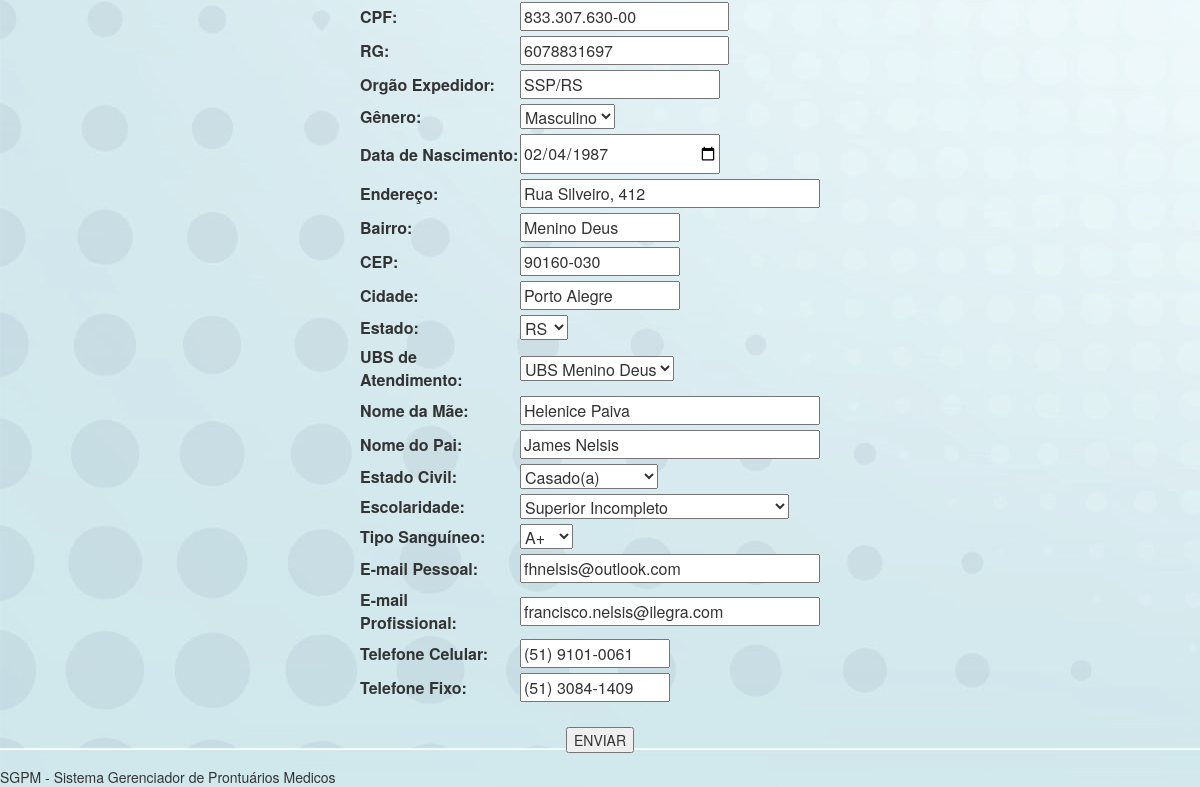
Before: /formFuncionario.php?id=34 (signed in, lower part) with the older database file.
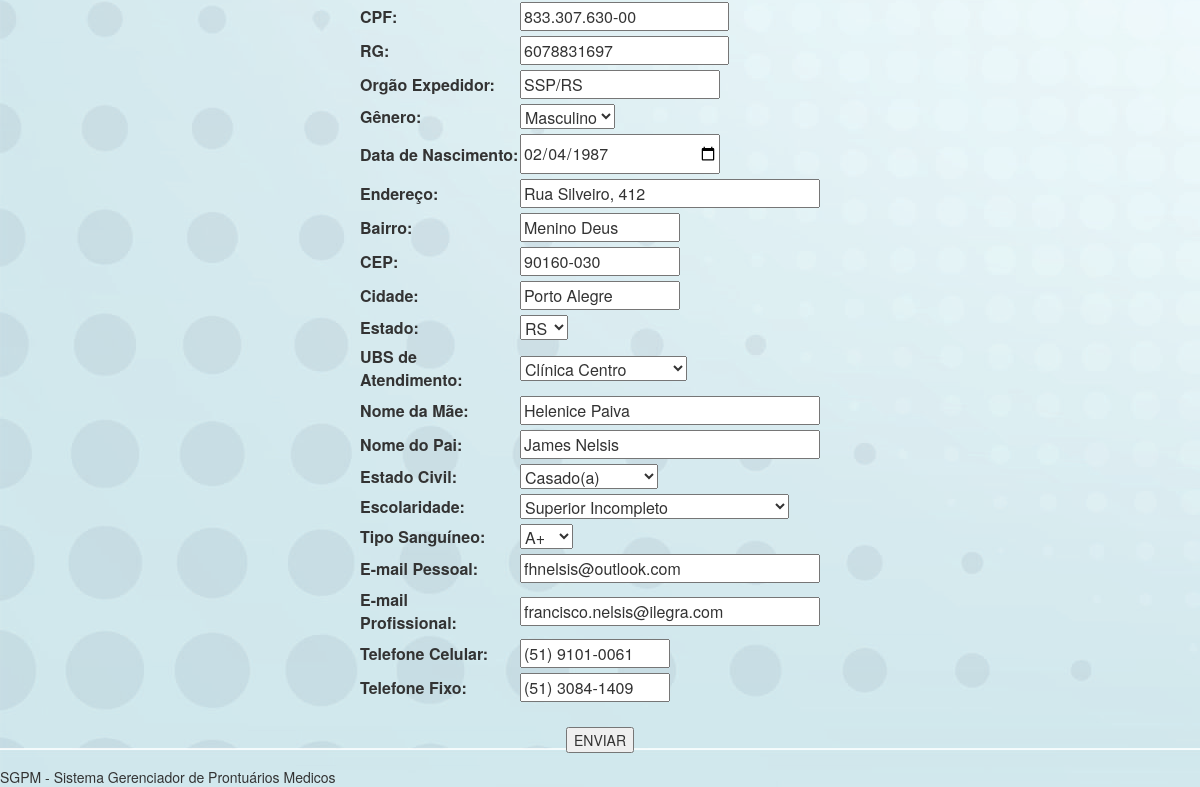
After: the same page with the newer database file.
### tables this page shows
CREATE TABLE IF NOT EXISTS `funcionario` (
  `id_funcionario` int(4) NOT NULL AUTO_INCREMENT,
  `login` varchar(30) NOT NULL,
  `senha` varchar(32) NOT NULL,
  `nome_funcionario` varchar(50) NOT NULL,
  `cpf` varchar(50) NOT NULL,
  `rg` varchar(50) NOT NULL,
  `org_exp` varchar(30) NOT NULL,
  `data_nasc` date NOT NULL,
  `endereco` varchar(30) NOT NULL,
  `bairro` varchar(30) NOT NULL,
  `cep` varchar(10) NOT NULL,
  `cidade` varchar(30) NOT NULL,
  `nome_mae` varchar(30) NOT NULL,
  `nome_pai` varchar(30) NOT NULL,
  `email_pessoal` varchar(50) NOT NULL,
  `email_prof` varchar(30) NOT NULL,
  `tel_cel` varchar(50) NOT NULL,
  `tel_fixo` varchar(50) NOT NULL,
  `id_tipo_funcionario` int(15) NOT NULL,
  `id_genero` int(15) NOT NULL,
  `id_ubs` int(11) NOT NULL,
  `id_estado_civil` int(15) NOT NULL,
  `id_escolaridade` int(15) NOT NULL,
  `id_tipo_sanguineo` int(15) NOT NULL,
  `id_estado` int(15) NOT NULL,
  PRIMARY KEY (`id_funcionario`),
  UNIQUE KEY `login` (`login`),
  UNIQUE KEY `cpf` (`cpf`),
  UNIQUE KEY `rg` (`rg`),
  KEY `id_funcionario` (`id_funcionario`),
  KEY `FK_funcionario_tipo_funcionario` (`id_tipo_funcionario`),
  KEY `FK_funcionario_genero` (`id_genero`),
  KEY `FK_funcionario_ubs` (`id_ubs`),
  KEY `FK_funcionario_estado_civil` (`id_estado_civil`),
  KEY `FK_funcionario_escolaridade` (`id_escolaridade`),
  KEY `FK_funcionario_tipo_sanguineo` (`id_tipo_sanguineo`),
  KEY `FK_funcionario_estado` (`id_estado`)
);

CREATE TABLE IF NOT EXISTS `ubs` (
  `id_ubs` int(5) NOT NULL AUTO_INCREMENT,
  `ubs_atendimento` varchar(50) NOT NULL,
  `endereco` varchar(50) DEFAULT NULL,
  `telefone` int(10) DEFAULT NULL,
  `data_insercao` date DEFAULT NULL,
  `data_alteracao` date DEFAULT NULL,
  `data_desativacao` date DEFAULT NULL,
  PRIMARY KEY (`id_ubs`),
  UNIQUE KEY `id_ubs` (`id_ubs`)
);

CREATE TABLE IF NOT EXISTS `genero` (
  `id_genero` int(15) NOT NULL AUTO_INCREMENT,
  `nome_genero` varchar(10) NOT NULL,
  PRIMARY KEY (`id_genero`)
);

CREATE TABLE IF NOT EXISTS `estado` (
  `id_estado` int(15) NOT NULL AUTO_INCREMENT,
  `sigla_estado` varchar(50) NOT NULL DEFAULT '0',
  `estado` varchar(50) DEFAULT NULL,
  KEY `id_estado` (`id_estado`)
);

CREATE TABLE IF NOT EXISTS `estado_civil` (
  `id_estado_civil` int(15) NOT NULL AUTO_INCREMENT,
  `estado_civil` varchar(50) NOT NULL,
  KEY `id_estado_civil` (`id_estado_civil`)
);

CREATE TABLE IF NOT EXISTS `escolaridade` (
  `id_escolaridade` int(11) NOT NULL AUTO_INCREMENT,
  `escolaridade` varchar(50) DEFAULT '0',
  KEY `id_escolaridade` (`id_escolaridade`)
);

CREATE TABLE IF NOT EXISTS `tipo_sanguineo` (
  `id_tipo_sanguineo` int(15) NOT NULL AUTO_INCREMENT,
  `tipo_sanguineo` varchar(50) DEFAULT NULL,
  KEY `id_tipo_sanguineo` (`id_tipo_sanguineo`)
);

### formFuncionario.php (the view, shortened to what the changed rows need)
<?php include ('includes/cabecalho.php')?>
<?php include ('includes/menuBack.php')?>
<?php
if (isset ( $_GET ['id'] )) {
	$con = mysqli_connect ( "localhost", "root", "", "sgpm" );
	mysqli_set_charset ( $con, "utf8" );
	$query = mysqli_query ( $con, "SELECT * FROM funcionario WHERE id_funcionario = {$_GET['id']} " );
	$dadosFuncionario = mysqli_fetch_array ( $query );
}
$con = mysqli_connect ( "localhost", "root", "", "sgpm" );
mysqli_set_charset ( $con, "utf8" );
$queryGenero = mysqli_query ( $con, "SELECT * FROM genero" );
$queryUBS = mysqli_query ( $con, "SELECT * FROM ubs" );
$queryEstadoCivil = mysqli_query ( $con, "SELECT * FROM estado_civil" );
$queryEscolaridade = mysqli_query ( $con, "SELECT * FROM escolaridade" );
$queryTipoSanguineo = mysqli_query ( $con, "SELECT * FROM tipo_sanguineo" );
$queryEstado = mysqli_query ( $con, "select * from estado order by sigla_estado asc" );
?>
<div class="divTudoFormPaciente">
	<center>
		<div id="formAlteraPaciente">
			<div class="content-dataTable" style="width: 40%; margin: 0 auto">
				<form method="POST">
					<table width="100%">
						<tr>
							<td><input style="margin-bottom: 5px;" type="text" name="cpf"
								id="cpf" maxlength="15" class="cpf"
								value="<?php if (isset ( $dadosFuncionario ['cpf'] )) { echo $dadosFuncionario ['cpf'];}?>" />
							</td>
						</tr>
						<tr>
							<td><input style="margin-bottom: 5px;" type="text" name="rg"
								id="rg" maxlength="10"
								value="<?php if (isset ( $dadosFuncionario ['rg'] )) { echo $dadosFuncionario ['rg'];}?>" />
							</td>
						</tr>
						<tr>
							<td><input style="width: 200px; margin-bottom: 5px;" type="text"
								name="org_exp" id="org_exp" maxlength="30"
								value="<?php if (isset ( $dadosFuncionario ['org_exp'] )) { echo $dadosFuncionario ['org_exp'];}?>" />
							</td>
						</tr>
						<tr>
							<td><select name="id_genero" id="id_genero"
								style="margin-bottom: 5px;">
										<?php while ($linhaGenero = mysqli_fetch_array($queryGenero)): ?>
									<option
										<?php if (isset($dadosFuncionario['id_genero']) && $dadosFuncionario['id_genero'] == $linhaGenero['id_genero']) : ?>
										selected <?php endif; ?>
										value="<?php echo $linhaGenero['id_genero']; ?>"><?php echo $linhaGenero['nome_genero']; ?></option>
                                                            <?php endwhile; ?></select></td>
						</tr>
						<tr>
							<td><input style="width: 200px; margin-bottom: 5px;" type="date"
								name="data_nasc" id="data_nasc" maxlength="10"
								value="<?php
								if (isset ( $dadosFuncionario ['data_nasc'] )) {
									echo $dadosFuncionario ['data_nasc'];
								}
								?>" /></td>
						</tr>
						<tr>
							<td><input style="width: 300px; margin-bottom: 5px;" type="text"
								name="endereco" id="endereco" maxlength="100"
								value="<?php
								if (isset ( $dadosFuncionario ['endereco'] )) {
									echo $dadosFuncionario ['endereco'];
								}
								?>" /></td>
						</tr>
						<tr>
							<td><input style="width: 160px; margin-bottom: 5px;" type="text"
								name="bairro" id="bairro" maxlength="30"
								value="<?php
								if (isset ( $dadosFuncionario ['bairro'] )) {
									echo $dadosFuncionario ['bairro'];
								}
								?>" /></td>
						</tr>
						<tr>
							<td><input style="width: 160px; margin-bottom: 5px;" type="text"
								name="cep" id="cep" maxlength="9" class="cep"
								value="<?php
								if (isset ( $dadosFuncionario ['cep'] )) {
									echo $dadosFuncionario ['cep'];
								}
								?>" /></td>
						</tr>
						<tr>
							<td><input style="width: 160px; margin-bottom: 5px;" type="text"
								name="cidade" id="cidade" maxlength="30"
								value="<?php
								if (isset ( $dadosFuncionario ['cidade'] )) {
									echo $dadosFuncionario ['cidade'];
								}
								?>" /></td>
						</tr>
						<tr>
							<td><select name="id_estado" id="id_estado"
								style="margin-bottom: 5px;">
                                                            <?php while ($linhaEstado = mysqli_fetch_array($queryEstado)): ?>
                                                                <option
										<?php if (isset($dadosFuncionario['id_estado']) && $dadosFuncionario['id_estado'] == $linhaEstado['id_estado']) : ?>
										selected <?php endif; ?>
										value="<?php echo $linhaEstado['id_estado']; ?>"><?php echo $linhaEstado['sigla_estado']; ?></option>
                                                            <?php endwhile; ?></select></td>
						</tr>
						<tr>
							<td><select name="id_ubs" id="id_ubs" style="margin-bottom: 5px;">
                                                            <?php while ($linhaUBS = mysqli_fetch_array($queryUBS)): ?>
                                                                <option
										<?php if (isset($dadosFuncionario['id_ubs']) && $dadosFuncionario['id_ubs'] == $linhaUBS['id_ubs']) : ?>
										selected <?php endif; ?>
										value="<?php echo $linhaUBS['id_ubs']; ?>"><?php echo $linhaUBS['ubs_atendimento']; ?></option>
                                                            <?php endwhile; ?></select></td>
						</tr>
						<tr>
							<td><input style="width: 300px; margin-bottom: 5px;" type="text"
								name="nome_mae" id="nome_mae" maxlength="50"
								value="<?php
								if (isset ( $dadosFuncionario ['nome_mae'] )) {
									echo $dadosFuncionario ['nome_mae'];
								}
								?>" /></td>
						</tr>
						<tr>
							<td><input style="width: 300px; margin-bottom: 5px;" type="text"
								name="nome_pai" id="nome_pai" maxlength="50"
								value="<?php
								if (isset ( $dadosFuncionario ['nome_pai'] )) {
									echo $dadosFuncionario ['nome_pai'];
								}
								?>" /></td>
						</tr>
						<tr>
							<td><select name="id_estado_civil" id="id_estado_civil"
								style="margin-bottom: 5px;">
                                                            <?php while ($linhaEstadoCivil = mysqli_fetch_array($queryEstadoCivil)): ?>
                                                                <option
										<?php if (isset($dadosFuncionario['id_estado_civil']) && $dadosFuncionario['id_estado_civil'] == $linhaEstadoCivil['id_estado_civil']) : ?>
										selected <?php endif; ?>
										value="<?php echo $linhaEstadoCivil['id_estado_civil']; ?>"><?php echo $linhaEstadoCivil['estado_civil']; ?></option>
                                                            <?php endwhile; ?></select></td>
						</tr>
						<tr>
							<td><select name="id_escolaridade" id="id_escolaridade"
								style="margin-bottom: 5px;">
                                                            <?php while ($linhaEscolaridade = mysqli_fetch_array($queryEscolaridade)): ?>
                                                                <option
										<?php if (isset($dadosFuncionario['id_escolaridade']) && $dadosFuncionario['id_escolaridade'] == $linhaEscolaridade['id_escolaridade']) : ?>
										selected <?php endif; ?>
										value="<?php echo $linhaEscolaridade['id_escolaridade']; ?>"><?php echo $linhaEscolaridade['escolaridade']; ?></option>
                                                            <?php endwhile; ?></select></td>
						</tr>
						<tr>
							<td><select name="id_tipo_sanguineo" id="id_tipo_sanguineo"
								style="margin-bottom: 5px;">
                                                            <?php while ($linhaTipoSanguineo = mysqli_fetch_array($queryTipoSanguineo)): ?>
                                                                <option
										<?php if (isset($dadosFuncionario['id_tipo_sanguineo']) && $dadosFuncionario['id_tipo_sanguineo'] == $linhaTipoSanguineo['id_tipo_sanguineo']) : ?>
										selected <?php endif; ?>
										value="<?php echo $linhaTipoSanguineo['id_tipo_sanguineo']; ?>"><?php echo $linhaTipoSanguineo['tipo_sanguineo']; ?></option>
                                                            <?php endwhile; ?></select></td>
						</tr>
						<tr>
							<td><input style="width: 300px; margin-bottom: 5px;" type="text"
								name="email_pessoal" id="email_pessoal" maxlength="50"
								value="<?php
								if (isset ( $dadosFuncionario ['email_pessoal'] )) {
									echo $dadosFuncionario ['email_pessoal'];
								}
								?>" /></td>
						</tr>
						<tr>
							<td><input style="width: 300px; margin-bottom: 5px;" type="text"
								name="email_prof" id="email_pessoal" maxlength="50"
								value="<?php
								if (isset ( $dadosFuncionario ['email_prof'] )) {
									echo $dadosFuncionario ['email_prof'];
								}
								?>" /></td>
						</tr>
						<tr>
							<td><input style="width: 150px; margin-bottom: 5px;" type="text"
								name="tel_cel" id="tel_cel" maxlength="15" class="telefone"
								value="<?php
								if (isset ( $dadosFuncionario ['tel_cel'] )) {
									echo $dadosFuncionario ['tel_cel'];
								}
								?>" /></td>
						</tr>
						<tr>
							<td><input style="width: 150px; margin-bottom: 5px;" type="text"
								name="tel_fixo" id="tel_cel" maxlength="15" class="telefone"
								value="<?php
								if (isset ( $dadosFuncionario ['tel_fixo'] )) {
									echo $dadosFuncionario ['tel_fixo'];
								}
								?>" /></td>
						</tr>
					</table>
					<br>
				</form>
			</div>
		</div>
	</center>
</div>
<?php include ('includes/rodape.php')?>

Changed rows visible on the page:
changed funcionario "SSP/RS": id_ubs "UBS Menino Deus" → "Clínica Centro"
